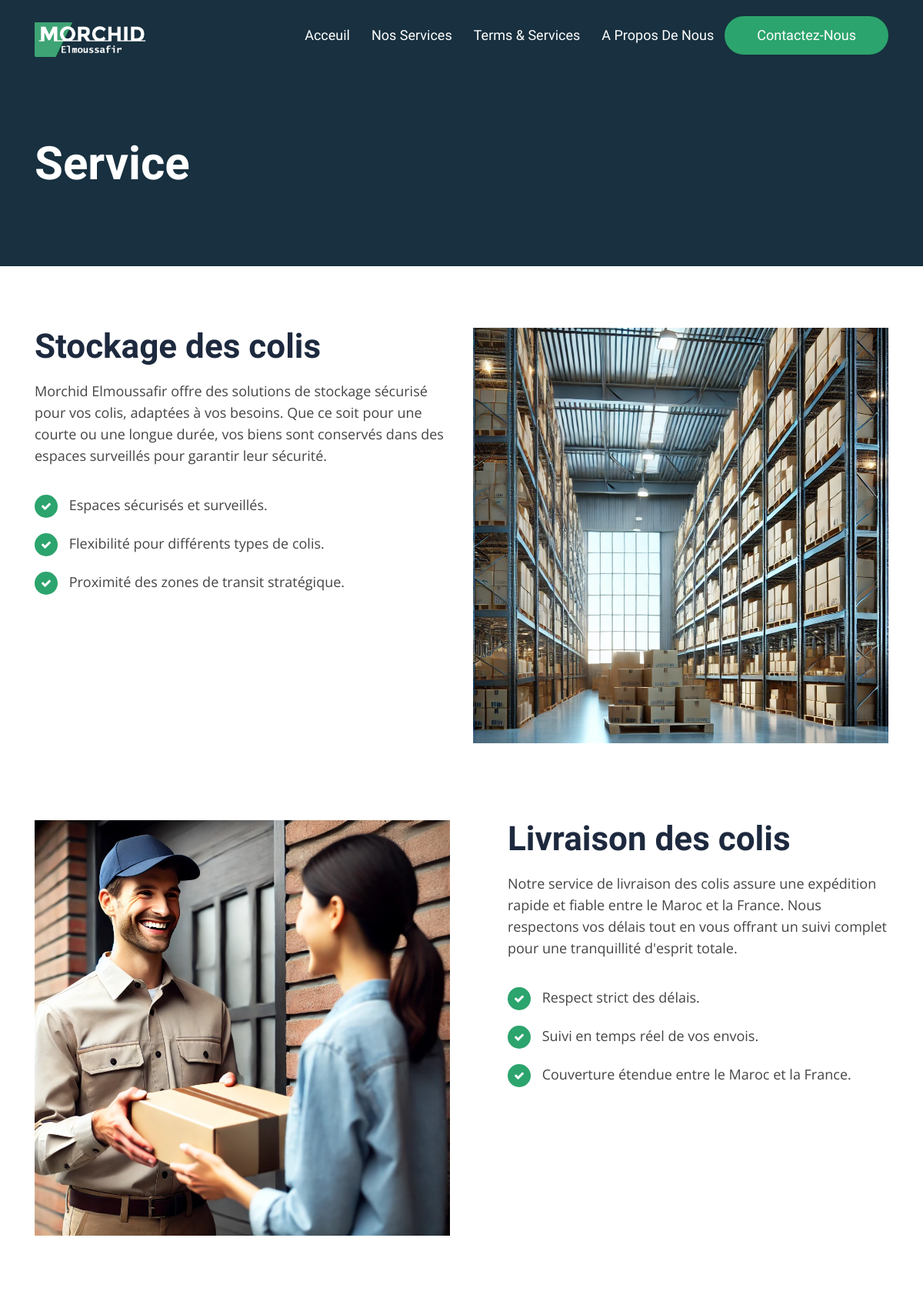
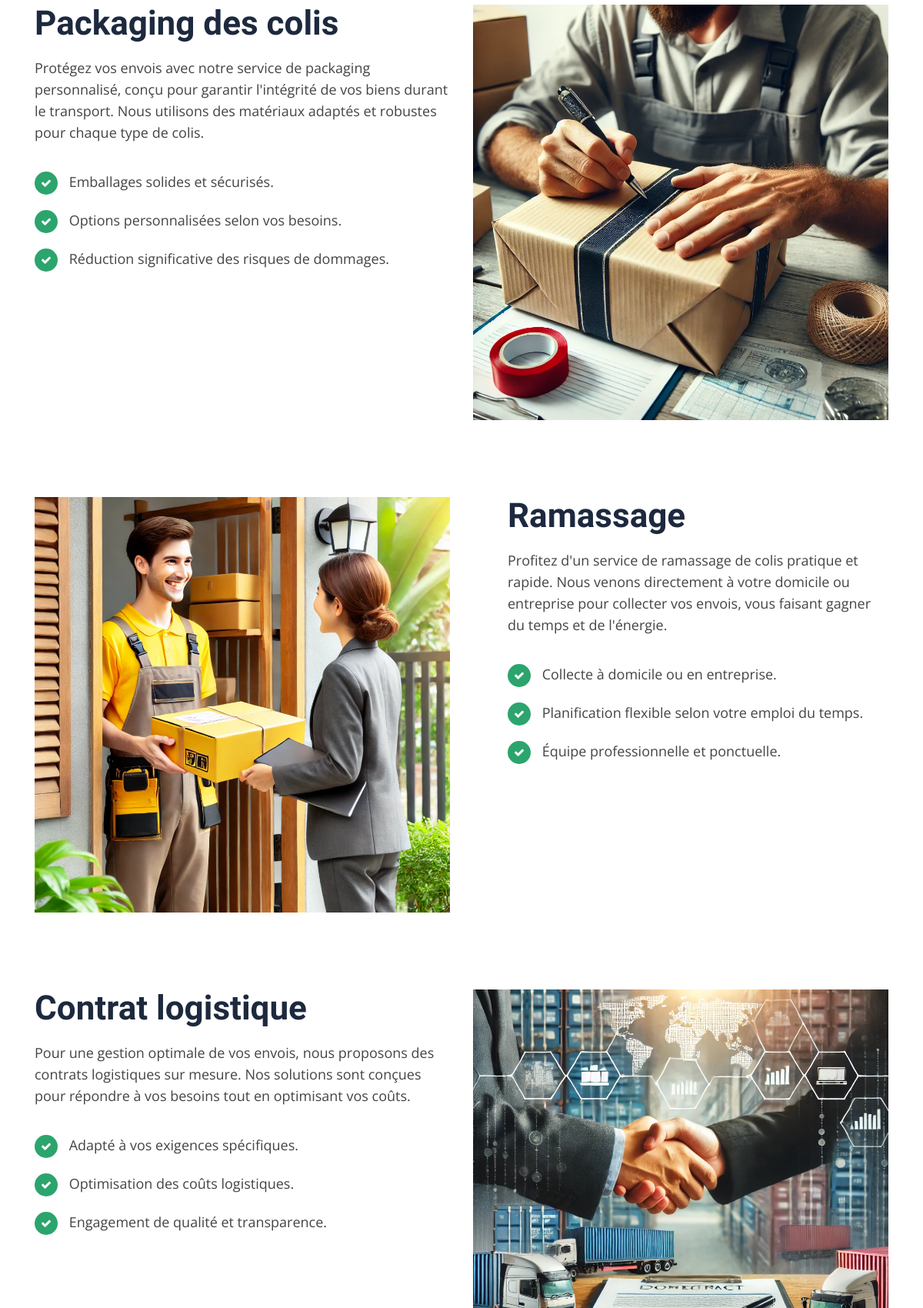
The app's page /service.php (upper part) with its own data (2 pictures, top to bottom).
### tables this page shows
CREATE TABLE service_content (
    id INT PRIMARY KEY AUTO_INCREMENT,
    nom_section VARCHAR(50) NOT NULL,
    contenu TEXT NOT NULL
);

### service.php (the view, shortened to what this page needs)
<?php
require_once 'config/database.php';
function getContent($pdo, $page_name, $nom_section) {
    try {
        $table_name = $page_name . '_content';
        $pdo->setAttribute(PDO::ATTR_TIMEOUT, 5);
        $stmt = $pdo->prepare("SELECT contenu FROM " . $table_name . " WHERE nom_section = ? LIMIT 1");
        $success = $stmt->execute([$nom_section]);
        $result = $stmt->fetch(PDO::FETCH_ASSOC);
        return $result ? $result['contenu'] : 'Content not found';
    } catch (PDOException $e) {
        error_log("Database error in {$page_name}.php: " . $e->getMessage());
        return 'Database error occurred';
    }
}
?>
<!DOCTYPE html>
<html lang="zxx">
    <head>
        <link rel="stylesheet" href="assets/bootstrap/css/bootstrap.min.css">
        <link rel="stylesheet" href="assets/fonts/font-awesome.min.css">
        <link rel="stylesheet" href="assets/fonts/themify-icons.css">
        <link rel="stylesheet" href="assets/owlcarousel/css/owl.carousel.css">
        <link rel="stylesheet" href="assets/owlcarousel/css/owl.theme.css">
        <link rel="stylesheet" href="assets/css/magnific-popup.css">
        <link rel="stylesheet" href="assets/css/style.css">
        <link rel="stylesheet" href="assets/css/responsive.css">
    </head>
    <body data-spy="scroll" data-offset="80">
        <nav class="navbar navbar-toggleable-sm fixed-top navbar-light bg-faded site-navigation">
            <div class="container">
               <a class="navbar-brand" href="index.php"><img src="assets/img/logo.png" alt=""></a>
              <div class="collapse navbar-collapse justify-content-end" id="navbarCollapse">
                <ul class="navbar-nav">
                    <li class="nav-item"><a class="nav-link" href="index.php">Acceuil</a></li>
                    <li class="nav-item"><a class="nav-link" href="service.php">Nos services</a></li>
                    <li class="nav-item"><a class="nav-link" href="terms.php">Terms & services</a></li>
                    <li class="nav-item"><a class="nav-link" href="about.php">A propos de nous</a></li>
                    <li class="nav-item"><a class="nav-link block-menu" href="contact.php">Contactez-nous</a></li>
                </ul>
              </div>
            </div>
        </nav>
        <section class="section-top">
            <div class="container">
                <div class="col-lg-12 col-sm-12 col-xs-12">
                    <div class="section-top-title">
                        <h1><?php echo getContent($pdo, 'service', 'titre_page'); ?></h1>
                    </div>
                </div>
            </div>
        </section>
        <section class="service-page section-padding">
            <div class="container">
                <div class="row">
                    <div class="col-lg-6 col-sm-6 col-xs-12">
                        <div class="page-service-content">
                            <h1><?php echo getContent($pdo, 'service', 'titre_service1'); ?></h1>
                            <p><?php echo getContent($pdo, 'service', 'details_service1'); ?></p>
                            <ul>
                                <li><i class="fa fa-check"></i> <?php echo getContent($pdo, 'service', 'point1_service1'); ?></li>
                                <li><i class="fa fa-check"></i> <?php echo getContent($pdo, 'service', 'point2_service1'); ?></li>
                                <li><i class="fa fa-check"></i> <?php echo getContent($pdo, 'service', 'point3_service1'); ?></li>
                            </ul>
                        </div>
                    </div>
                    <div class="col-lg-6 col-sm-6 col-xs-12">
                        <div class="page-service-content-img">
                            <img src="assets/img/service_one.jpg" class="img-fluid" alt="" />
                        </div>
                    </div>
                </div>
                <div class="row page_service_padding">
                    <div class="col-lg-6 col-sm-6 col-xs-12">
                        <div class="page-service-content-img">
                            <img src="assets/img/service_two.jpg" class="img-fluid" alt="" />
                        </div>
                    </div>
                    <div class="col-lg-6 col-sm-6 col-xs-12">
                        <div class="page-service-content pleft">
                            <h1><?php echo getContent($pdo, 'service', 'titre_service2'); ?></h1>
                            <p><?php echo getContent($pdo, 'service', 'details_service2'); ?></p>
                            <ul>
                                <li><i class="fa fa-check"></i> <?php echo getContent($pdo, 'service', 'point1_service2'); ?></li>
                                <li><i class="fa fa-check"></i> <?php echo getContent($pdo, 'service', 'point2_service2'); ?></li>
                                <li><i class="fa fa-check"></i> <?php echo getContent($pdo, 'service', 'point3_service2'); ?></li>
                            </ul>
                        </div>
                    </div>
                </div>
                <div class="row">
                    <div class="col-lg-6 col-sm-6 col-xs-12">
                        <div class="page-service-content">
                            <h1><?php echo getContent($pdo, 'service', 'titre_service3'); ?></h1>
                            <p><?php echo getContent($pdo, 'service', 'details_service3'); ?></p>
                            <ul>
                                <li><i class="fa fa-check"></i> <?php echo getContent($pdo, 'service', 'point1_service3'); ?></li>
                                <li><i class="fa fa-check"></i> <?php echo getContent($pdo, 'service', 'point2_service3'); ?></li>
                                <li><i class="fa fa-check"></i> <?php echo getContent($pdo, 'service', 'point3_service3'); ?></li>
                            </ul>
                        </div>
                    </div>
                    <div class="col-lg-6 col-sm-6 col-xs-12">
                        <div class="page-service-content-img">
                            <img src="assets/img/service_three.jpg" class="img-fluid" alt="" />
                        </div>
                    </div>
                </div>
                <div class="row page_service_padding">
                    <div class="col-lg-6 col-sm-6 col-xs-12">
                        <div class="page-service-content-img">
                            <img src="assets/img/service_foor.jpg" class="img-fluid" alt="" />
                        </div>
                    </div>
                    <div class="col-lg-6 col-sm-6 col-xs-12">
                        <div class="page-service-content pleft">
                            <h1><?php echo getContent($pdo, 'service', 'titre_service4'); ?></h1>
                            <p><?php echo getContent($pdo, 'service', 'details_service4'); ?></p>
                            <ul>
                                <li><i class="fa fa-check"></i> <?php echo getContent($pdo, 'service', 'point1_service4'); ?></li>
                                <li><i class="fa fa-check"></i> <?php echo getContent($pdo, 'service', 'point2_service4'); ?></li>
                                <li><i class="fa fa-check"></i> <?php echo getContent($pdo, 'service', 'point3_service4'); ?></li>
                            </ul>
                        </div>
                    </div>
                </div>
                <div class="row">
                    <div class="col-lg-6 col-sm-6 col-xs-12">
                        <div class="page-service-content">
                            <h1><?php echo getContent($pdo, 'service', 'titre_service5'); ?></h1>
                            <p><?php echo getContent($pdo, 'service', 'details_service5'); ?></p>
                            <ul>
                                <li><i class="fa fa-check"></i> <?php echo getContent($pdo, 'service', 'point1_service5'); ?></li>
                                <li><i class="fa fa-check"></i> <?php echo getContent($pdo, 'service', 'point2_service5'); ?></li>
                                <li><i class="fa fa-check"></i> <?php echo getContent($pdo, 'service', 'point3_service5'); ?></li>
                            </ul>
                        </div>
                    </div>
                    <div class="col-lg-6 col-sm-6 col-xs-12">
                        <div class="page-service-content-img">
                            <img src="assets/img/service_five.jpg" class="img-fluid" alt="" />
                        </div>
                    </div>
                </div>
            </div>
        </section>
    </body>
</html>

### assets/css/style.css (style rules this page uses)
body { color: #444; font-family: 'Open Sans', sans-serif; font-size: 18px; font-weight: 400; line-height: 28px; background:#fff; overflow-x:hidden; }
html, body { height: 100% }
h1, h2, h3, h4, h5, h6 { letter-spacing: 0px; margin: 0px; color: #1d293e; font-family: 'Kumbh Sans', sans-serif; font-weight: 400; }
a { color: #1d293e; text-decoration: none; -webkit-transition: all 0.2s ease 0s; -o-transition: all 0.2s ease 0s; transition: all 0.2s ease 0s; }
p { margin: 0; padding: 0; }
ul, li { margin: 0; padding: 0; list-style:none; }
.section-padding { padding: 80px 0; }
.navbar { padding: 25px 0; }
.bg-faded { background-color: transparent; -webkit-transition: all 0.3s ease 0s; -o-transition: all 0.3s ease 0s; transition: all 0.3s ease 0s; }
.navbar-brand img { width: 150px; }
.navbar-light .navbar-nav .nav-link { color: #fff; font-family: 'Kumbh Sans', sans-serif; font-size: 18px; padding: 0 14px; text-transform: capitalize; }
.site-navigation { border-radius: 0px; }
.block-menu { background: #2ca46d; padding: 9px 40px !important; border-radius: 30px; margin-top: -11px; -webkit-transition: 0.3s; -o-transition: 0.3s; transition: 0.3s; border: 2px solid #2ca46d; }
.page_service_padding { padding:100px 0; }
.page-service-content h1 { margin-bottom: 20px; font-size: 44px; font-weight: 600; }
.page-service-content p { margin-bottom: 25px; }
.page-service-content ul { margin-bottom:40px; }
.page-service-content ul li { line-height:50px; }
.page-service-content ul li i { background: #2ca46d; color: #fff; font-size: 14px; width: 30px; height: 30px; border-radius: 30px; text-align: center; line-height: 30px; margin-right: 10px; }
.pleft { padding-left:45px; }
.section-top { background:#18303f ; padding-bottom: 100px; padding-top: 180px; position: relative; }
.section-top-title h1 { color: #fff; font-weight: 600; font-size: 60px; margin-left: -15px; }

### records on screen
service_content: contenu "Service"
service_content: contenu "Stockage des colis"
service_content: contenu "Morchid Elmoussafir offre des solutions de stockage sécurisé pour vos colis, adaptées à vos besoins. Que ce soit pour une courte ou une longue durée, vos biens sont conservés dans des espaces surveillés pour garantir leur sécurité."
service_content: contenu "Espaces sécurisés et surveillés."
service_content: contenu "Flexibilité pour différents types de colis."
service_content: contenu "Proximité des zones de transit stratégique."
service_content: contenu "Livraison des colis"
service_content: contenu "Notre service de livraison des colis assure une expédition rapide et fiable entre le Maroc et la France. Nous respectons vos délais tout en vous offrant un suivi complet pour une tranquillité d'esprit totale."
service_content: contenu "Respect strict des délais."
service_content: contenu "Suivi en temps réel de vos envois."
service_content: contenu "Couverture étendue entre le Maroc et la France."
service_content: contenu "Packaging des colis"
service_content: contenu "Protégez vos envois avec notre service de packaging personnalisé, conçu pour garantir l'intégrité de vos biens durant le transport. Nous utilisons des matériaux adaptés et robustes pour chaque type de colis."
service_content: contenu "Emballages solides et sécurisés."
service_content: contenu "Options personnalisées selon vos besoins."
service_content: contenu "Réduction significative des risques de dommages."
service_content: contenu "Ramassage"
service_content: contenu "Profitez d'un service de ramassage de colis pratique et rapide. Nous venons directement à votre domicile ou entreprise pour collecter vos envois, vous faisant gagner du temps et de l'énergie."
service_content: contenu "Collecte à domicile ou en entreprise."
service_content: contenu "Planification flexible selon votre emploi du temps."
service_content: contenu "Équipe professionnelle et ponctuelle."
service_content: contenu "Contrat logistique"
service_content: contenu "Pour une gestion optimale de vos envois, nous proposons des contrats logistiques sur mesure. Nos solutions sont conçues pour répondre à vos besoins tout en optimisant vos coûts."
service_content: contenu "Adapté à vos exigences spécifiques."
service_content: contenu "Optimisation des coûts logistiques."
service_content: contenu "Engagement de qualité et transparence."
